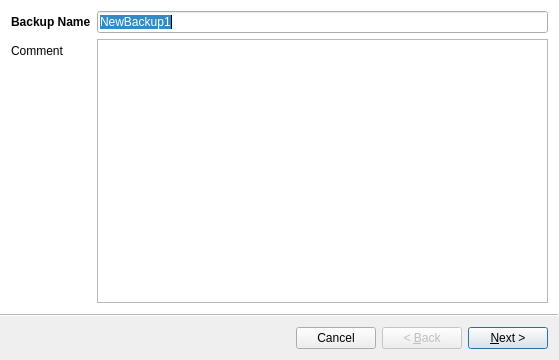
<?xml version="1.0" encoding="UTF-8"?>
<ui version="4.0">
 <class>BackupEditor</class>
 <widget class="QWizard" name="BackupEditor">
  <property name="geometry">
   <rect>
    <x>0</x>
    <y>0</y>
    <width>559</width>
    <height>360</height>
   </rect>
  </property>
  <property name="windowTitle">
   <string>Wizard</string>
  </property>
  <property name="sizeGripEnabled">
   <bool>false</bool>
  </property>
  <property name="wizardStyle">
   <enum>QWizard::ModernStyle</enum>
  </property>
  <property name="options">
   <set>QWizard::CancelButtonOnLeft</set>
  </property>
  <widget class="QWizardPage" name="BackupNamePage">
   <layout class="QFormLayout" name="formLayout">
    <item row="0" column="0">
     <widget class="QLabel" name="label_11">
      <property name="text">
       <string>&lt;html&gt;&lt;head/&gt;&lt;body&gt;&lt;p&gt;&lt;span style=&quot; font-weight:600;&quot;&gt;Backup Name&lt;/span&gt;&lt;/p&gt;&lt;/body&gt;&lt;/html&gt;</string>
      </property>
      <property name="textFormat">
       <enum>Qt::RichText</enum>
      </property>
      <property name="scaledContents">
       <bool>false</bool>
      </property>
     </widget>
    </item>
    <item row="0" column="1">
     <widget class="QLineEdit" name="BackupNameEdit">
      <property name="text">
       <string>NewBackup1</string>
      </property>
     </widget>
    </item>
    <item row="1" column="0">
     <widget class="QLabel" name="label_12">
      <property name="text">
       <string>Comment</string>
      </property>
     </widget>
    </item>
    <item row="1" column="1">
     <widget class="QPlainTextEdit" name="CommentEdit"/>
    </item>
   </layout>
  </widget>
  <widget class="QWizardPage" name="SrcEditorPage">
   <layout class="QVBoxLayout" name="verticalLayout_9">
    <item>
     <layout class="QHBoxLayout" name="horizontalLayout_5">
      <item>
       <widget class="QLabel" name="label_7">
        <property name="font">
         <font>
          <pointsize>16</pointsize>
         </font>
        </property>
        <property name="text">
         <string>Files for backup</string>
        </property>
        <property name="textFormat">
         <enum>Qt::AutoText</enum>
        </property>
       </widget>
      </item>
      <item>
       <spacer name="horizontalSpacer_4">
        <property name="orientation">
         <enum>Qt::Horizontal</enum>
        </property>
        <property name="sizeHint" stdset="0">
         <size>
          <width>40</width>
          <height>20</height>
         </size>
        </property>
       </spacer>
      </item>
      <item>
       <widget class="QPushButton" name="rotateButton">
        <property name="toolTip">
         <string>Orientation</string>
        </property>
        <property name="text">
         <string/>
        </property>
        <property name="icon">
         <iconset resource="backupeditor.qrc">
          <normaloff>:/Orientation-2-2-icon.png</normaloff>:/Orientation-2-2-icon.png</iconset>
        </property>
        <property name="iconSize">
         <size>
          <width>24</width>
          <height>24</height>
         </size>
        </property>
       </widget>
      </item>
     </layout>
    </item>
    <item>
     <widget class="QSplitter" name="FrameSplitter">
      <property name="sizePolicy">
       <sizepolicy hsizetype="Expanding" vsizetype="Expanding">
        <horstretch>0</horstretch>
        <verstretch>0</verstretch>
       </sizepolicy>
      </property>
      <property name="orientation">
       <enum>Qt::Horizontal</enum>
      </property>
      <property name="opaqueResize">
       <bool>true</bool>
      </property>
      <property name="handleWidth">
       <number>5</number>
      </property>
      <property name="childrenCollapsible">
       <bool>false</bool>
      </property>
      <widget class="QFrame" name="FirstFrame">
       <layout class="QVBoxLayout" name="verticalLayout">
        <property name="spacing">
         <number>1</number>
        </property>
        <property name="leftMargin">
         <number>0</number>
        </property>
        <property name="topMargin">
         <number>0</number>
        </property>
        <property name="rightMargin">
         <number>0</number>
        </property>
        <property name="bottomMargin">
         <number>0</number>
        </property>
        <item>
         <layout class="QHBoxLayout" name="horizontalLayout_4">
          <item>
           <widget class="QLabel" name="label">
            <property name="font">
             <font>
              <weight>75</weight>
              <bold>true</bold>
             </font>
            </property>
            <property name="text">
             <string>Inclusion Rules</string>
            </property>
            <property name="alignment">
             <set>Qt::AlignCenter</set>
            </property>
           </widget>
          </item>
         </layout>
        </item>
        <item>
         <widget class="QTreeView" name="SrcDescTable">
          <property name="sizePolicy">
           <sizepolicy hsizetype="Expanding" vsizetype="Expanding">
            <horstretch>0</horstretch>
            <verstretch>0</verstretch>
           </sizepolicy>
          </property>
          <property name="contextMenuPolicy">
           <enum>Qt::CustomContextMenu</enum>
          </property>
          <property name="editTriggers">
           <set>QAbstractItemView::NoEditTriggers</set>
          </property>
          <property name="selectionMode">
           <enum>QAbstractItemView::ExtendedSelection</enum>
          </property>
          <property name="selectionBehavior">
           <enum>QAbstractItemView::SelectRows</enum>
          </property>
          <property name="sortingEnabled">
           <bool>true</bool>
          </property>
         </widget>
        </item>
       </layout>
      </widget>
      <widget class="QFrame" name="SecondFrame">
       <layout class="QVBoxLayout" name="verticalLayout_8">
        <property name="spacing">
         <number>1</number>
        </property>
        <property name="leftMargin">
         <number>0</number>
        </property>
        <property name="topMargin">
         <number>0</number>
        </property>
        <property name="rightMargin">
         <number>0</number>
        </property>
        <property name="bottomMargin">
         <number>0</number>
        </property>
        <item>
         <layout class="QHBoxLayout" name="horizontalLayout_2">
          <item>
           <widget class="QLabel" name="label_2">
            <property name="font">
             <font>
              <weight>75</weight>
              <bold>true</bold>
             </font>
            </property>
            <property name="text">
             <string>File System</string>
            </property>
            <property name="alignment">
             <set>Qt::AlignCenter</set>
            </property>
           </widget>
          </item>
         </layout>
        </item>
        <item>
         <widget class="TraversableTreeView" name="FileSystemTreeView">
          <property name="sizePolicy">
           <sizepolicy hsizetype="Expanding" vsizetype="Expanding">
            <horstretch>0</horstretch>
            <verstretch>0</verstretch>
           </sizepolicy>
          </property>
          <property name="sortingEnabled">
           <bool>true</bool>
          </property>
         </widget>
        </item>
       </layout>
      </widget>
     </widget>
    </item>
   </layout>
  </widget>
  <widget class="QWizardPage" name="StoragesPage">
   <layout class="QVBoxLayout" name="verticalLayout_6">
    <item>
     <widget class="QLabel" name="label_8">
      <property name="sizePolicy">
       <sizepolicy hsizetype="Preferred" vsizetype="Fixed">
        <horstretch>0</horstretch>
        <verstretch>0</verstretch>
       </sizepolicy>
      </property>
      <property name="font">
       <font>
        <pointsize>16</pointsize>
       </font>
      </property>
      <property name="text">
       <string>Storages</string>
      </property>
     </widget>
    </item>
    <item>
     <widget class="QGroupBox" name="StoragesGroupBox">
      <property name="title">
       <string>Override backup-list settings</string>
      </property>
      <property name="flat">
       <bool>false</bool>
      </property>
      <property name="checkable">
       <bool>true</bool>
      </property>
      <property name="checked">
       <bool>false</bool>
      </property>
      <layout class="QVBoxLayout" name="verticalLayout_2">
       <item>
        <widget class="StorageFrame" name="StorageWidget" native="true"/>
       </item>
      </layout>
     </widget>
    </item>
   </layout>
  </widget>
  <widget class="QWizardPage" name="ToolChainPage">
   <layout class="QVBoxLayout" name="verticalLayout_3">
    <item>
     <widget class="QLabel" name="label_9">
      <property name="sizePolicy">
       <sizepolicy hsizetype="Preferred" vsizetype="Fixed">
        <horstretch>0</horstretch>
        <verstretch>0</verstretch>
       </sizepolicy>
      </property>
      <property name="font">
       <font>
        <pointsize>16</pointsize>
       </font>
      </property>
      <property name="text">
       <string>Toolchain</string>
      </property>
     </widget>
    </item>
    <item>
     <widget class="QGroupBox" name="ToolChainGroupBox">
      <property name="title">
       <string>Override backup-list settings</string>
      </property>
      <property name="checkable">
       <bool>true</bool>
      </property>
      <property name="checked">
       <bool>false</bool>
      </property>
      <layout class="QVBoxLayout" name="verticalLayout_11">
       <item>
        <widget class="ToolChainFrame" name="ToolChainWidget" native="true"/>
       </item>
      </layout>
     </widget>
    </item>
   </layout>
  </widget>
  <widget class="QWizardPage" name="SchemePage">
   <layout class="QVBoxLayout" name="verticalLayout_4">
    <item>
     <widget class="QLabel" name="label_15">
      <property name="sizePolicy">
       <sizepolicy hsizetype="Preferred" vsizetype="Fixed">
        <horstretch>0</horstretch>
        <verstretch>0</verstretch>
       </sizepolicy>
      </property>
      <property name="font">
       <font>
        <pointsize>16</pointsize>
       </font>
      </property>
      <property name="text">
       <string>Scheme</string>
      </property>
     </widget>
    </item>
    <item>
     <widget class="QGroupBox" name="SchemeGroupBox">
      <property name="title">
       <string>Override backup-list settings</string>
      </property>
      <property name="checkable">
       <bool>true</bool>
      </property>
      <property name="checked">
       <bool>false</bool>
      </property>
      <layout class="QVBoxLayout" name="verticalLayout_5">
       <item>
        <widget class="SchemeFrame" name="SchemeWidget" native="true"/>
       </item>
      </layout>
     </widget>
    </item>
    <item>
     <widget class="QCheckBox" name="BackupNowCheckBox">
      <property name="enabled">
       <bool>true</bool>
      </property>
      <property name="text">
       <string>Create first backup now</string>
      </property>
     </widget>
    </item>
   </layout>
  </widget>
  <action name="AddWildcardDialogAction">
   <property name="text">
    <string>Add wildcard filter...</string>
   </property>
   <property name="toolTip">
    <string>Add new wildcard filter</string>
   </property>
  </action>
  <action name="AddRegExpDialogAction">
   <property name="text">
    <string>Add regexp filter...</string>
   </property>
   <property name="toolTip">
    <string>Add new regexp filter</string>
   </property>
  </action>
  <action name="DepthAction">
   <property name="text">
    <string>Set depth limit...</string>
   </property>
   <property name="toolTip">
    <string>Set depth limit</string>
   </property>
  </action>
  <action name="RemoveSelectedAction">
   <property name="text">
    <string>Remove selected</string>
   </property>
   <property name="toolTip">
    <string>Remove selected paths and filters</string>
   </property>
  </action>
  <action name="SetWildcardDialogAction">
   <property name="text">
    <string>Edit selected wildcard filters...</string>
   </property>
   <property name="toolTip">
    <string>Edit selected wildcard filters</string>
   </property>
  </action>
  <action name="SetRegExpDialogAction">
   <property name="text">
    <string>Edit selected regexp filters...</string>
   </property>
   <property name="toolTip">
    <string>Edit selected regexp filters</string>
   </property>
  </action>
 </widget>
 <customwidgets>
  <customwidget>
   <class>StorageFrame</class>
   <extends>QWidget</extends>
   <header>StorageFrame.h</header>
   <container>1</container>
  </customwidget>
  <customwidget>
   <class>ToolChainFrame</class>
   <extends>QWidget</extends>
   <header>ToolChainFrame.h</header>
   <container>1</container>
  </customwidget>
  <customwidget>
   <class>SchemeFrame</class>
   <extends>QWidget</extends>
   <header>SchemeFrame.h</header>
   <container>1</container>
  </customwidget>
  <customwidget>
   <class>TraversableTreeView</class>
   <extends>QTreeView</extends>
   <header location="global">TraversableTreeView.h</header>
  </customwidget>
 </customwidgets>
 <resources>
  <include location="backupeditor.qrc"/>
 </resources>
 <connections>
  <connection>
   <sender>ToolChainGroupBox</sender>
   <signal>toggled(bool)</signal>
   <receiver>BackupEditor</receiver>
   <slot>OverrideToolchain(bool)</slot>
   <hints>
    <hint type="sourcelabel">
     <x>69</x>
     <y>55</y>
    </hint>
    <hint type="destinationlabel">
     <x>91</x>
     <y>212</y>
    </hint>
   </hints>
  </connection>
  <connection>
   <sender>StoragesGroupBox</sender>
   <signal>toggled(bool)</signal>
   <receiver>BackupEditor</receiver>
   <slot>OverrideStorages(bool)</slot>
   <hints>
    <hint type="sourcelabel">
     <x>57</x>
     <y>46</y>
    </hint>
    <hint type="destinationlabel">
     <x>173</x>
     <y>210</y>
    </hint>
   </hints>
  </connection>
  <connection>
   <sender>SchemeGroupBox</sender>
   <signal>toggled(bool)</signal>
   <receiver>BackupEditor</receiver>
   <slot>OverrideScheme(bool)</slot>
   <hints>
    <hint type="sourcelabel">
     <x>97</x>
     <y>47</y>
    </hint>
    <hint type="destinationlabel">
     <x>315</x>
     <y>189</y>
    </hint>
   </hints>
  </connection>
 </connections>
 <slots>
  <slot>OverrideToolchain(bool)</slot>
  <slot>OverrideStorages(bool)</slot>
  <slot>OverrideScheme(bool)</slot>
  <slot>ValidateBackupName()</slot>
 </slots>
</ui>
